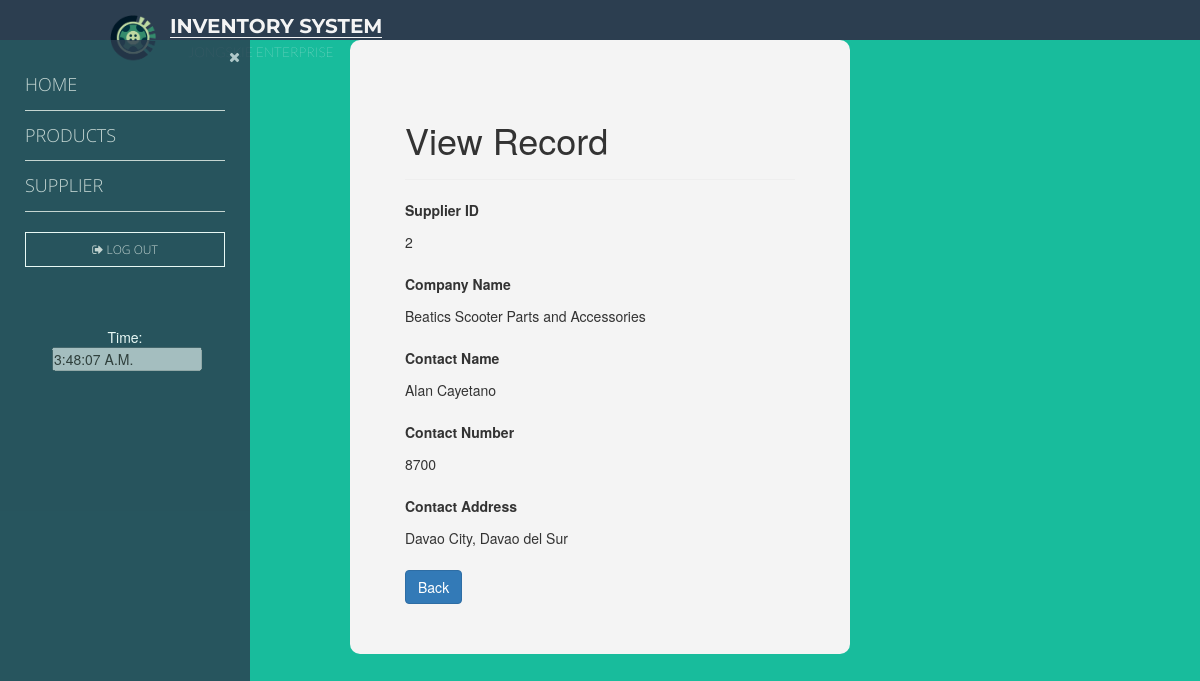
/readSup.php?id=2, run on the app's committed database.
### tables this page shows
CREATE TABLE `suppliers` (
  `SupplierID` int(11) NOT NULL,
  `CompanyName` varchar(50) NOT NULL,
  `ContactName` varchar(50) NOT NULL,
  `ContactNumber` varchar(11) NOT NULL,
  `CompanyAddress` varchar(100) NOT NULL
);

### readSup.php (the view, shortened to what this page needs)
<?php
if(isset($_GET["id"]) && !empty(trim($_GET["id"]))){
    require_once 'config.php';
    $sql  = 'SELECT * FROM suppliers WHERE SupplierID = '.$_GET["id"];
    if($result = mysqli_query($link, $sql)){
        if(mysqli_num_rows($result) == 1){
            $row = mysqli_fetch_array($result);
        }else{
            header("location: error.php");
            exit();
        }
    }
} else{
    header("location: error.php");
    exit();
}
?>
<!DOCTYPE html>
<html lang="en">
<head>
    <link rel="stylesheet" href="https://maxcdn.bootstrapcdn.com/bootstrap/3.3.7/css/bootstrap.css">
</head>
<body>
<?php include 'design.php'; ?>
    <div class="wrapper">
        <div class="container-fluid">
            <div class="row">
                <div class="col-md-12">
                    <div class="page-header">
                        <h1>View Record</h1>
                    </div>
					<div class="form-group">
                        <label>Supplier ID</label>
                        <p class="form-control-static"><?php echo $row["SupplierID"]; ?></p>
                    </div>
                    <div class="form-group">
                        <label>Company Name</label>
                        <p class="form-control-static"><?php echo $row["CompanyName"]; ?></p>
                    </div>
					 <div class="form-group">
                        <label>Contact Name</label>
                        <p class="form-control-static"><?php echo $row["ContactName"]; ?></p>
                    </div>
                    <div class="form-group">
                        <label>Contact Number</label>
                        <p class="form-control-static"><?php echo $row["ContactNumber"]; ?></p>
                    </div>
                    <div class="form-group">
                        <label>Contact Address</label>
                        <p class="form-control-static"><?php echo $row["CompanyAddress"]; ?></p>
                    </div>
                    <p><a href="suppliers.php" class="btn btn-primary">Back</a></p>
                </div>
            </div>
        </div>
    </div>
</body>
</html>

### css/minorStyle.css (style rules this page uses)
* { margin: 0; padding: 0; list-style: none; text-decoration: none; }
body { padding: 0; margin: 0; background-color: #18bc9c; }

### readSup.php (style rules this page uses)
.wrapper { width: 500px; margin: 0 auto; background:#f4f4f4; border-radius: 10px; padding: 40px; box-sizing: border-box; }

### data on the page
suppliers: SupplierID "2", CompanyName "Beatics Scooter Parts and Accessories", ContactName "Alan Cayetano", ContactNumber "8700", CompanyAddress "Davao City, Davao del Sur"
